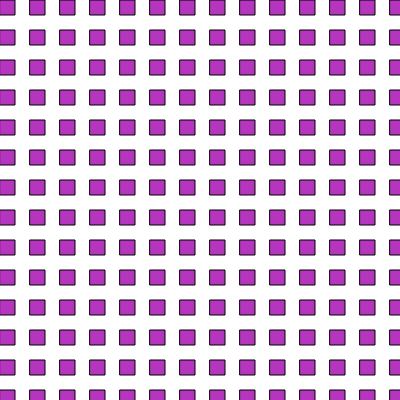
Frame 1 (no input)
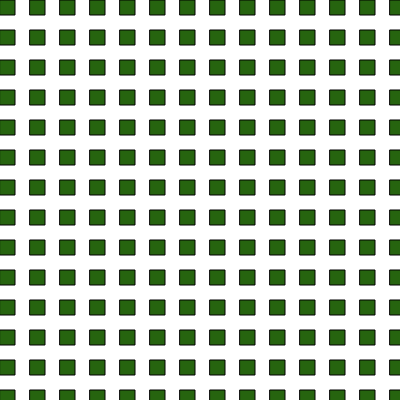
Frame 60 (no input)
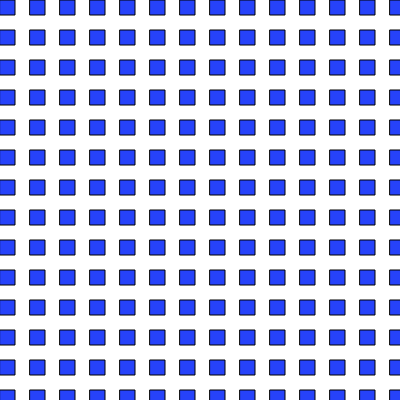
Frame 120 (the mouse pressed at the canvas centre since frame 60)

The p5.js sketch that drew these frames (run headless with seeded random() and noise() and a simulated clock; from frame 60 on, the mouse is pressed at the canvas centre):

// p5.js sketch
// ── sketch.js
let state=0;
function setup() {
  createCanvas(400, 400);
  angleMode(DEGREES);
}

function draw() {
  background(255);
  r = random(255);

  g = random(255);

  b = random(255);
  switch(state) {
    case 0:
    background(255);
    for (var j=0; j<=height; j++) {
      for (var i=0; i<=width; i++) {
        fill(r,g,b);
        square(i*30,j*30,15);
      }
    }
    break;

    case 1:
    stroke(0);
    for (var j=0; j<=height;j ++) {
      for (var i=0; i<=width; i++) {
        fill(0,139,139);
        circle(i*30, j*30, 60);
      }
    }
    break;

    case 2:
    background(67,97,238);
    for (var j=0; j<=height; j++) {
      for (var i=0; i<=width; i++) {
        fill(255,255,0);
        rotate(25);
        square(i*40,j*30,50);
      }
    }
    break;

    case 3:
    background(142,41,78);
    for (var j=0; j<=height;j ++) {
      for (var i=0; i<=width; i++) {
        fill(0,139,139);
        stroke(200);
        line(i*50, j*50, i*20,j*20);
      }
    }
    break;

    case 4:
    background(223,163,91);
    textSize(12);
    for (var j=0; j<=height;j ++) {
      for (var i=0; i<=width; i++) {
        fill(0);
        text("wow", i*20, j*20);
      }
    }
    break;
  }
}

function mouseReleased(){
  state=state + 1;
  if (state > 4){
    state = 0;
  }
}
